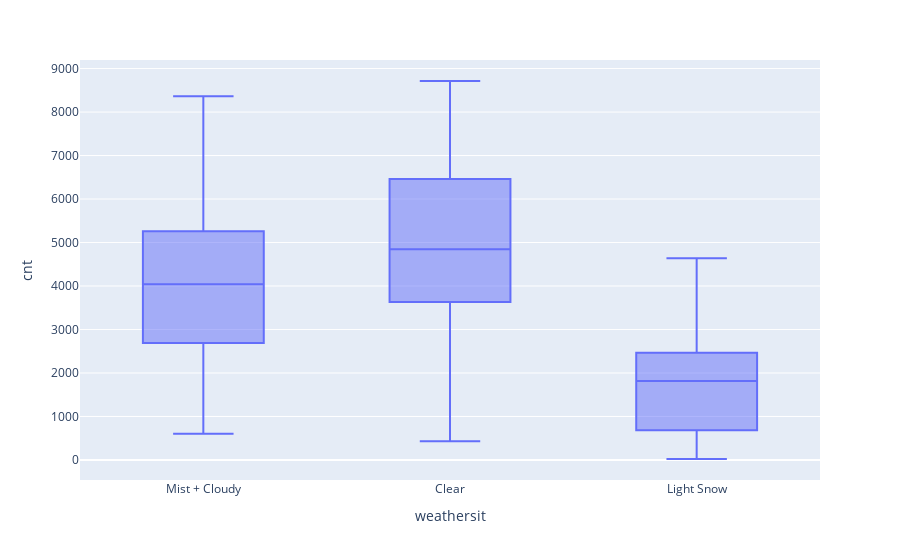

This figure's notebook cell:
### Code cell
fig = px.box(bike, x="weathersit", y="cnt")
fig.show()

### Figure 1 — Plotly figure (JSON) as saved in the notebook; plotly's stock layout.template omitted (floating-point values rounded to 4 significant figures; data arrays with more than 128 entries replaced by an {"elided": "..."} marker saying what was removed)
{"data": [{"alignmentgroup": "True", "hovertemplate": "weathersit=%{x}<br>cnt=%{y}<extra></extra>", "legendgroup": "", "marker": {"color": "#636efa"}, "name": "", "notched": false, "offsetgroup": "", "orientation": "v", "showlegend": false, "type": "box", "x": {"elided": "730 str values"}, "x0": " ", "xaxis": "x", "y": {"elided": "730 int values"}, "y0": " ", "yaxis": "y"}], "layout": {"boxmode": "group", "legend": {"tracegroupgap": 0}, "margin": {"t": 60}, "xaxis": {"anchor": "y", "domain": [0, 1], "title": {"text": "weathersit"}}, "yaxis": {"anchor": "x", "domain": [0, 1], "title": {"text": "cnt"}}}}
